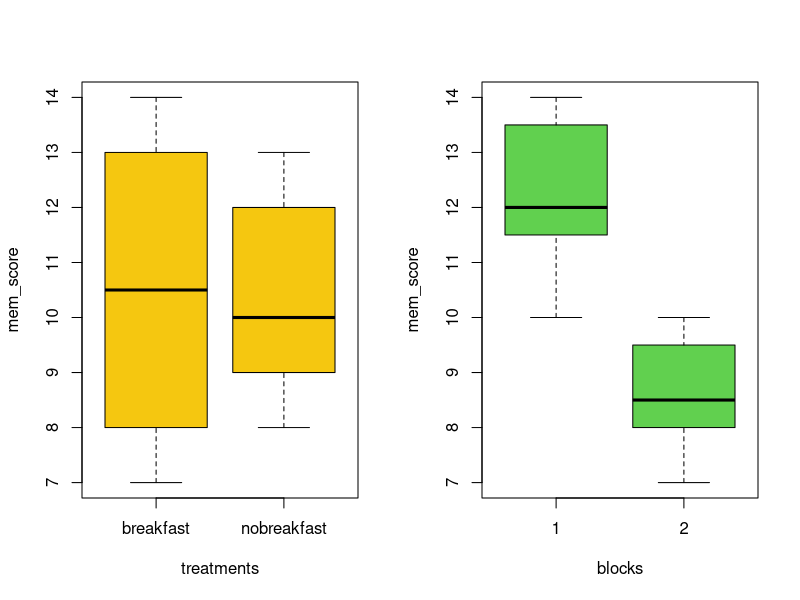
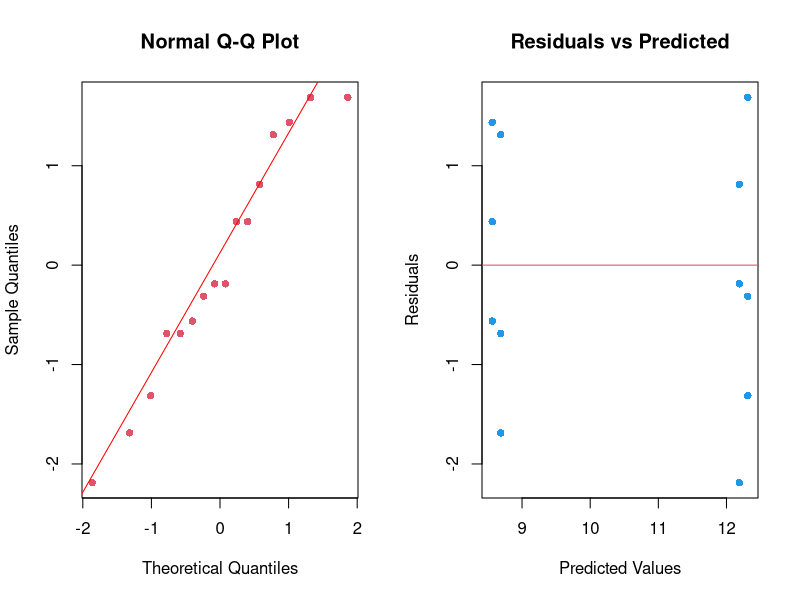

Source code (R) for these figures, in order:
###############################################################
#Set-Up Before Coding Design
###############################################################
#Randomization
rmo <- matrix(0,nrow=4,ncol=4)
for(i in 1:4){
  rmo[,i]<-sample(1:4)
}
set.seed(16)
rownames(rmo) <- c("D", "M", "E", "X") #participants
colnames(rmo) <- c("no,G1", "yes, G1", "no, G2", "yes,G2") 
rmo

#######
# Key #
#######
  #no = did not eat breakfast before playing game
  #yes = eat breakfast before playing game
  #G1 = play memory game 1
  #G2 = play memory game 2

#Input Data
mem_score <- c(12, 12, 10, 13,
               12, 14, 14, 11,
               10, 9, 8, 9,
               7, 10, 8, 8)

participant <- rep(c("D", "X", "M", "E",
                     "X", "E", "D", "M",
                     "E", "D", "X", "M",
                     "M", "X", "E", "D"))

mgame <- c(rep(c(1,2), each = 8))
              
days <- c(rep(c(1,2), each = 4, times = 2)) #FIX

treatments <- vector(length=16) 
  for(i in 1:16) {
    if(days[i]==1) treatments[i]="nobreakfast"
    if(days[i]==2) treatments[i]="breakfast"
}  
       
data <- data.frame(mem_score, participant, mgame, treatments, days)
data

###############################################################
#Original Design: RCBD
###############################################################

treatments <- as.factor(treatments)
blocks <- as.factor(mgame)

m <- lm(mem_score ~ treatments + blocks)
anova(m)

par(mfrow = c(1,2))
boxplot(mem_score ~ treatments, col = 7)
boxplot(mem_score ~ blocks, col = 3)

#Model Assumptions
shapiro.test(m$residuals)
bartlett.test(mem_score, treatments)
bartlett.test(mem_score, blocks)

par(mfrow = c(1,2))
qqnorm(m$residuals, pch = 16, col = 2)
qqline(m$residuals, col = "red")
plot(x = m$fitted.values, y = m$residuals, xlab = "Predicted Values",
     ylab = "Residuals", main = "Residuals vs Predicted",
     col = 4, pch = 16)
abline(h=0, col = 2)



###############################################################
#Additional Design: 2^3 Factorial w/ replicates in 4 blocks
###############################################################

#Randomization
set.seed(61)
rmo2 <- matrix(sample(1:16), nrow = 4)
colnames(rmo2) <- c("D", "M", "E", "X") 
rownames(rmo2) <- c("no,G1", "no,G2", "yes,G1", "yes,G2") 
rmo2

mem_score2 <- c(14, 7, 13, 11,
               10, 12, 9, 8,
               9, 8, 10, 12,
               10, 12, 14, 8)

participant2 <- rep(c("E", "M", "E", "M",
                     "X", "X", "D", "X",
                     "M", "D", "E", "D",
                     "M", "X", "D", "E"))

mgame2 <- c(rep(c(1,2), 1), rep(c(1), each = 2), 
           rep(c(2,1), 1), rep(c(2), each = 4),
           rep(c(2,1), 1),
           rep(c(1), each = 2), rep(c(1,2), 1))

days2 <- c(rep(c(2), each = 2), rep(c(1,2), 1),
          rep(c(2,1), 1), rep(c(1), 3),
          rep(c(2,1), 1), rep(c(1), 2),
          rep(c(2), 3))

treatments2 <- vector(length=16) 
for(i in 1:16) {
  if(days2[i]==1) treatments2[i]="nobreakfast"
  if(days2[i]==2) treatments2[i]="breakfast"
}  

data2 <- data.frame(mem_score2, participant2, mgame2, treatments2, days2)
data2

A <- treatments2
for(i in 1:16) {
  if(A[i]=="nobreakfast") A[i]=-1
  if(A[i]=="breakfast") A[i]=1
}  
A <- as.numeric(A) 

B <- days2
for(i in 1:16) {
  if(B[i]==1) B[i]=-1
  if(B[i]==2) B[i]=1
}  

C <- mgame2
for(i in 1:16) {
  if(C[i]==1) C[i]=-1
  if(C[i]==2) C[i]=1
}  

AB <- A*B #confounded treatments & days 

A <- as.factor(A) #treatments
B <- as.factor(B) #days
C <- as.factor(C) #games
D <- AB #confounded treatments & days 
reps <- as.factor(participant2) #participant = replicates

data2.1 <- data.frame(A, B, C, D, mem_score2)
data2.1


blocks <- c(rep(c(1,2,3,1), 1),
            rep(c(2,3,4,4), 1),
            rep(c(4,2,4,3), 1),
            rep(c(3,1,1,2), 1))

data2.2 <- data.frame(A, B, C, D, blocks, reps, mem_score2)
data2.2

m2 <- lm(mem_score2 ~ reps + blocks%in%reps + C + D)
anova(m2)

#Model Assumptions
shapiro.test(m2$residuals)
bartlett.test(mem_score2, reps)
bartlett.test(mem_score2, C)

